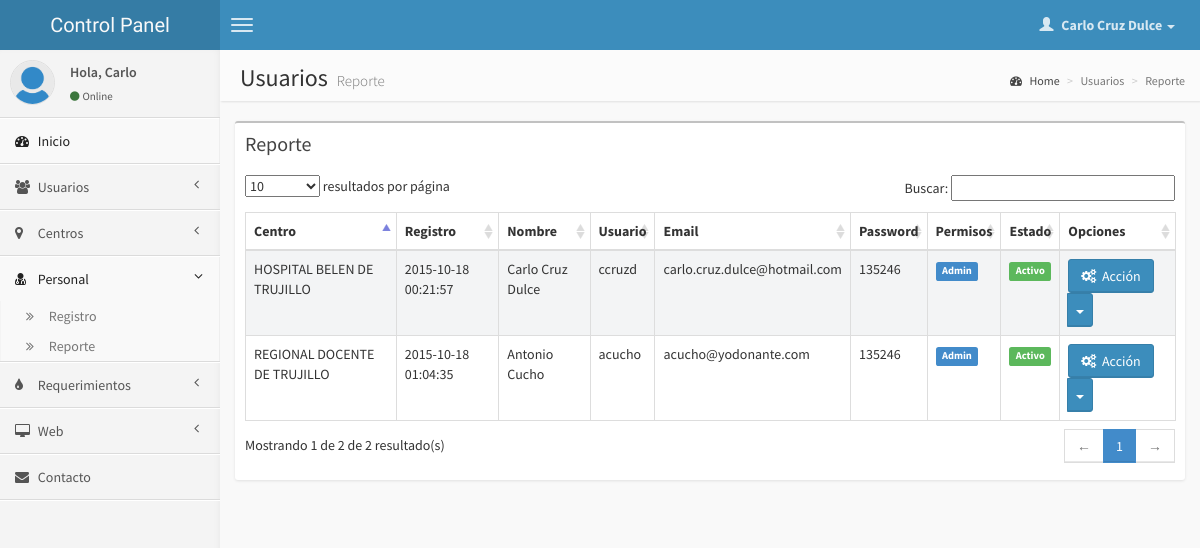
/cpanel/personal_reporte.php (signed in), run on the app's committed database.
### tables this page shows
CREATE TABLE IF NOT EXISTS `usuarios` (
  `id` int(11) NOT NULL,
  `username` varchar(20) NOT NULL,
  `email` varchar(100) NOT NULL,
  `password` varchar(10) NOT NULL,
  `nombre` varchar(100) NOT NULL,
  `imagen` varchar(100) NOT NULL DEFAULT 'noimagen.jpg',
  `permisos` char(1) NOT NULL DEFAULT '1',
  `fecha` timestamp NOT NULL DEFAULT CURRENT_TIMESTAMP,
  `estado` char(1) NOT NULL DEFAULT '1'
);

CREATE TABLE IF NOT EXISTS `personal` (
  `id` int(11) NOT NULL,
  `idcentro` int(11) NOT NULL,
  `username` varchar(20) NOT NULL,
  `email` varchar(100) NOT NULL,
  `password` varchar(10) NOT NULL,
  `nombre` varchar(100) NOT NULL,
  `imagen` varchar(100) NOT NULL DEFAULT 'noimagen.jpg',
  `permisos` char(1) NOT NULL DEFAULT '1',
  `fecha` timestamp NOT NULL DEFAULT CURRENT_TIMESTAMP,
  `estado` char(1) NOT NULL DEFAULT '1'
);

CREATE TABLE IF NOT EXISTS `centros` (
  `institucion` varchar(100) DEFAULT NULL,
  `id` int(8) NOT NULL DEFAULT '0',
  `nombre` varchar(100) DEFAULT NULL,
  `clasificacion` varchar(100) DEFAULT NULL,
  `tipo` varchar(50) DEFAULT NULL,
  `departamento` varchar(50) DEFAULT NULL,
  `provincia` varchar(50) DEFAULT NULL,
  `distrito` varchar(50) DEFAULT NULL,
  `ubigeo` int(6) DEFAULT NULL,
  `direccion` varchar(200) DEFAULT NULL,
  `coddisa` int(2) DEFAULT NULL,
  `codred` int(2) DEFAULT NULL,
  `codmicrorred` int(2) DEFAULT NULL,
  `disa` varchar(20) DEFAULT NULL,
  `red` varchar(50) DEFAULT NULL,
  `microrred` varchar(100) DEFAULT NULL,
  `codue` int(4) DEFAULT NULL,
  `unidejecutora` varchar(100) DEFAULT NULL,
  `categoria` varchar(50) DEFAULT NULL,
  `telefono` varchar(50) DEFAULT NULL,
  `tipdoccategorizacion` varchar(50) DEFAULT NULL,
  `nrodoccategorizacion` varchar(50) DEFAULT NULL,
  `horario` varchar(100) DEFAULT NULL,
  `iniactividad` varchar(10) DEFAULT NULL,
  `responsable` varchar(50) DEFAULT NULL,
  `estado` char(1) DEFAULT '1',
  `situacion` varchar(10) DEFAULT NULL,
  `condicion` varchar(17) DEFAULT NULL,
  `inspeccion` varchar(16) DEFAULT NULL,
  `norte` decimal(10,8) DEFAULT NULL,
  `este` decimal(11,8) DEFAULT NULL,
  `cota` int(4) DEFAULT NULL,
  `imagen` varchar(20) NOT NULL DEFAULT 'noimagen.jpg',
  `bancosangre` char(1) NOT NULL DEFAULT '0'
);

### cpanel/personal_reporte.php (the view, shortened to what this page needs)
<?php
	$s_usuario=$_SESSION["username"];
	$s_nombre=$_SESSION["nombre"];
	$rsbuscar=mysql_query("select * from usuarios where username='$s_usuario'");
	$encontrado=mysql_fetch_array($rsbuscar);
	$foto=$encontrado["imagen"];
?>
<!DOCTYPE html>
<html>
    <head>
        <link href="css/bootstrap.min.css" rel="stylesheet" type="text/css" />
        <link href="css/font-awesome.min.css" rel="stylesheet" type="text/css" />
        <link href="css/ionicons.min.css" rel="stylesheet" type="text/css" />
        <link href="css/datatables/dataTables.bootstrap.css" rel="stylesheet" type="text/css" />
        <link href="css/AdminLTE.css" rel="stylesheet" type="text/css" />
    </head>
    <body class="skin-blue">
        <header class="header">
            <a href="index.php" class="logo">
				Control Panel
            </a>
            <nav class="navbar navbar-static-top" role="navigation">
                <a href="#" class="navbar-btn sidebar-toggle" data-toggle="offcanvas" role="button">
                    <span class="icon-bar"></span>
                    <span class="icon-bar"></span>
                    <span class="icon-bar"></span>
                </a>
                <div class="navbar-right">
                    <ul class="nav navbar-nav">
                        <li class="dropdown user user-menu">
                            <a href="#" class="dropdown-toggle" data-toggle="dropdown">
                                <i class="glyphicon glyphicon-user"></i>
                                <span><?php echo $s_nombre ?> <i class="caret"></i></span>
                            </a>
                        </li>
                    </ul>
                </div>
            </nav>
        </header>
        <div class="wrapper row-offcanvas row-offcanvas-left">
            <aside class="left-side sidebar-offcanvas">
                <section class="sidebar">
                    <div class="user-panel">
                        <div class="pull-left image">
                            <img src="img/usuarios/<?php echo $foto ?>" class="img-circle" alt="User Image" />
                        </div>
                        <div class="pull-left info">
                            <p>Hola,
							<?php
							$nombre = explode(" ", $s_nombre);
							echo $nombre[0];
							?> </p>
                            <a href="#"><i class="fa fa-circle text-success"></i>Online</a>
                        </div>
                    </div>
					<ul class="sidebar-menu">
                        <li class="active">
                            <a href="index.php">
                                <i class="fa fa-dashboard"></i> <span>Inicio</span>
                            </a>
                        </li>
                        <li class="treeview">
                            <a href="#">
                                <i class="fa fa-users"></i>
                                <span>Usuarios</span>
                                <i class="fa fa-angle-left pull-right"></i>
                            </a>
                        </li>
                        <li class="treeview">
                            <a href="#">
                                <i class="fa fa-map-marker"></i>
                                <span>Centros</span>
                                <i class="fa fa-angle-left pull-right"></i>
                            </a>
                        </li>
						<li class="treeview active">
                            <a href="#">
                                <i class="fa fa-user-md"></i>
                                <span>Personal</span>
                                <i class="fa fa-angle-left pull-right"></i>
                            </a>
                            <ul class="treeview-menu">
                                <li><a href="personal_registro.php"><i class="fa fa-angle-double-right"></i> Registro</a></li>
                                <li><a href="personal_reporte.php"><i class="fa fa-angle-double-right"></i> Reporte</a></li>
                            </ul>
                        </li>
						<li class="treeview">
                            <a href="#">
                                <i class="fa fa-tint"></i>
                                <span>Requerimientos</span>
                                <i class="fa fa-angle-left pull-right"></i>
                            </a>
                        </li>
						<li class="treeview">
                            <a href="#">
                                <i class="fa fa-desktop"></i>
                                <span>Web</span>
                                <i class="fa fa-angle-left pull-right"></i>
                            </a>
                        </li>
						<li>
                            <a href="contacto_reporte.php">
                                <i class="fa fa-envelope"></i> <span>Contacto</span>
                            </a>
                        </li>
                    </ul>
                </section>
            </aside>
            <aside class="right-side">
                <section class="content-header">
                    <h1>
                        Usuarios
                        <small>Reporte</small>
                    </h1>
                    <ol class="breadcrumb">
                        <li><a href="#"><i class="fa fa-dashboard"></i> Home</a></li>
                        <li class="active">Usuarios</li>
                        <li class="active">Reporte</li>
                    </ol>
                </section>
                <section class="content">
					<div class="row">
                        <div class="col-xs-12">
                            <div class="box">
                                <div class="box-header">
                                    <h3 class="box-title">Reporte</h3>
                                </div>
                                <div class="box-body table-responsive">
                                    <table id="example1" class="table table-bordered table-striped">
                                        <thead>
                                            <tr>
												<th>Centro</th>
												<th>Registro</th>
												<th>Nombre</th>
                                                <th>Usuario</th>
                                                <th>Email</th>
                                                <th>Password</th>
												<th>Permisos</th>
                                                <th>Estado</th>
                                                <th>Opciones</th>
                                            </tr>
                                        </thead>
                                        <tbody>
										<?php
											$query = "SELECT P.id, P.idcentro, P.username, P.email, P.password, P.nombre, P.permisos, P.fecha, P.estado, C.nombre as nombrecentro
												FROM personal as P
												inner join centros as C on C.id = P.idcentro";
											$rs = mysql_query($query);
											while($rsconsulta = mysql_fetch_array($rs)) {
										?>
                                            <tr>
												<td><?php echo $rsconsulta['nombrecentro'] ?></td>
												<td><?php echo $rsconsulta['fecha'] ?></td>
												<td><?php echo $rsconsulta['nombre'] ?></td>
                                                <td><?php echo $rsconsulta['username'] ?></td>
                                                <td><?php echo $rsconsulta['email'] ?></td>
                                                <td><?php echo $rsconsulta['password'] ?></td>
												<td><?php if ($rsconsulta['permisos']=="1") { ?>
													<span class="label label-primary">Admin</span>
													<?php } else { ?>
													<span class="label label-info">Editor</span>
													<?php } ?>
												</td>
												<td><?php if ($rsconsulta['estado']=="1") { ?>
													<span class="label label-success">Activo</span>
													<?php } else { ?>
													<span class="label label-danger">Inactivo</span>
													<?php } ?>
												</td>
                                                <td>
													<div class="btn-group" align="right">
														<button type="button" class="btn btn-primary dropdown-toggle" data-toggle="dropdown""><i class="fa fa-gears"></i> &nbsp;Acción</button>
														<button type="button" class="btn btn-primary dropdown-toggle" data-toggle="dropdown">
															<span class="caret"></span>
														</button>
													</div>
												</td>
                                            </tr>
										<?php } ?>
                                        </tbody>
                                    </table>
                                </div>
                            </div>
                        </div>
                    </div>
                </section>
            </aside>
        </div>
    </body>
</html>

### data on the page
usuarios: imagen (placeholder picture)
personal: idcentro.nombre "HOSPITAL BELEN DE TRUJILLO", fecha "2015-10-18 00:21:57", nombre "Carlo Cruz Dulce", username "ccruzd", email "carlo.cruz.dulce@hotmail.com", password "135246", permisos "Admin", estado "Activo"
personal: idcentro.nombre "REGIONAL DOCENTE DE TRUJILLO", fecha "2015-10-18 01:04:35", nombre "Antonio Cucho", username "acucho", email "acucho@yodonante.com", password "135246", permisos "Admin", estado "Activo"

### other printed values
$s_nombre "Carlo Cruz Dulce"
$nombre[0] "Carlo"
